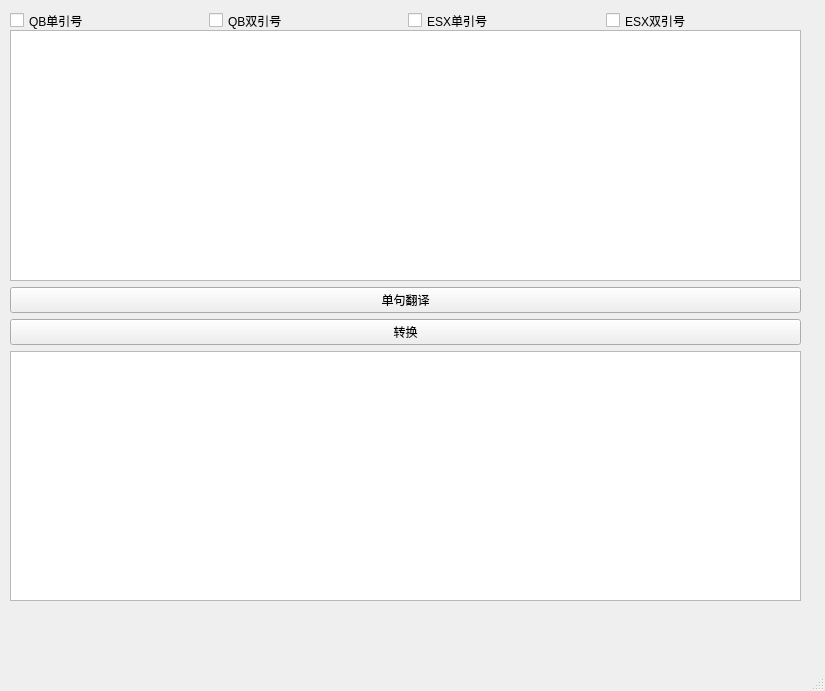
<?xml version="1.0" encoding="UTF-8"?>
<ui version="4.0">
 <class>MainWindow</class>
 <widget class="QMainWindow" name="MainWindow">
  <property name="geometry">
   <rect>
    <x>0</x>
    <y>0</y>
    <width>825</width>
    <height>691</height>
   </rect>
  </property>
  <property name="windowTitle">
   <string>MainWindow</string>
  </property>
  <widget class="QWidget" name="centralwidget">
   <widget class="QWidget" name="verticalLayoutWidget">
    <property name="geometry">
     <rect>
      <x>10</x>
      <y>30</y>
      <width>791</width>
      <height>571</height>
     </rect>
    </property>
    <layout class="QVBoxLayout" name="verticalLayout">
     <item>
      <widget class="QTextEdit" name="textview"/>
     </item>
     <item>
      <widget class="QPushButton" name="bt2">
       <property name="text">
        <string>单句翻译</string>
       </property>
      </widget>
     </item>
     <item>
      <widget class="QPushButton" name="bt1">
       <property name="text">
        <string>转换</string>
       </property>
      </widget>
     </item>
     <item>
      <widget class="QTextBrowser" name="textBrowser"/>
     </item>
    </layout>
   </widget>
   <widget class="QWidget" name="horizontalLayoutWidget">
    <property name="geometry">
     <rect>
      <x>10</x>
      <y>10</y>
      <width>789</width>
      <height>21</height>
     </rect>
    </property>
    <layout class="QHBoxLayout" name="horizontalLayout">
     <item>
      <widget class="QCheckBox" name="qb_sq">
       <property name="text">
        <string>QB单引号</string>
       </property>
      </widget>
     </item>
     <item>
      <widget class="QCheckBox" name="qb_dq">
       <property name="text">
        <string>QB双引号</string>
       </property>
      </widget>
     </item>
     <item>
      <widget class="QCheckBox" name="esx_sq">
       <property name="text">
        <string>ESX单引号</string>
       </property>
      </widget>
     </item>
     <item>
      <widget class="QCheckBox" name="esx_dq">
       <property name="text">
        <string>ESX双引号</string>
       </property>
      </widget>
     </item>
    </layout>
   </widget>
  </widget>
  <widget class="QMenuBar" name="menubar">
   <property name="geometry">
    <rect>
     <x>0</x>
     <y>0</y>
     <width>825</width>
     <height>26</height>
    </rect>
   </property>
  </widget>
  <widget class="QStatusBar" name="statusbar"/>
 </widget>
 <resources/>
 <connections/>
</ui>
